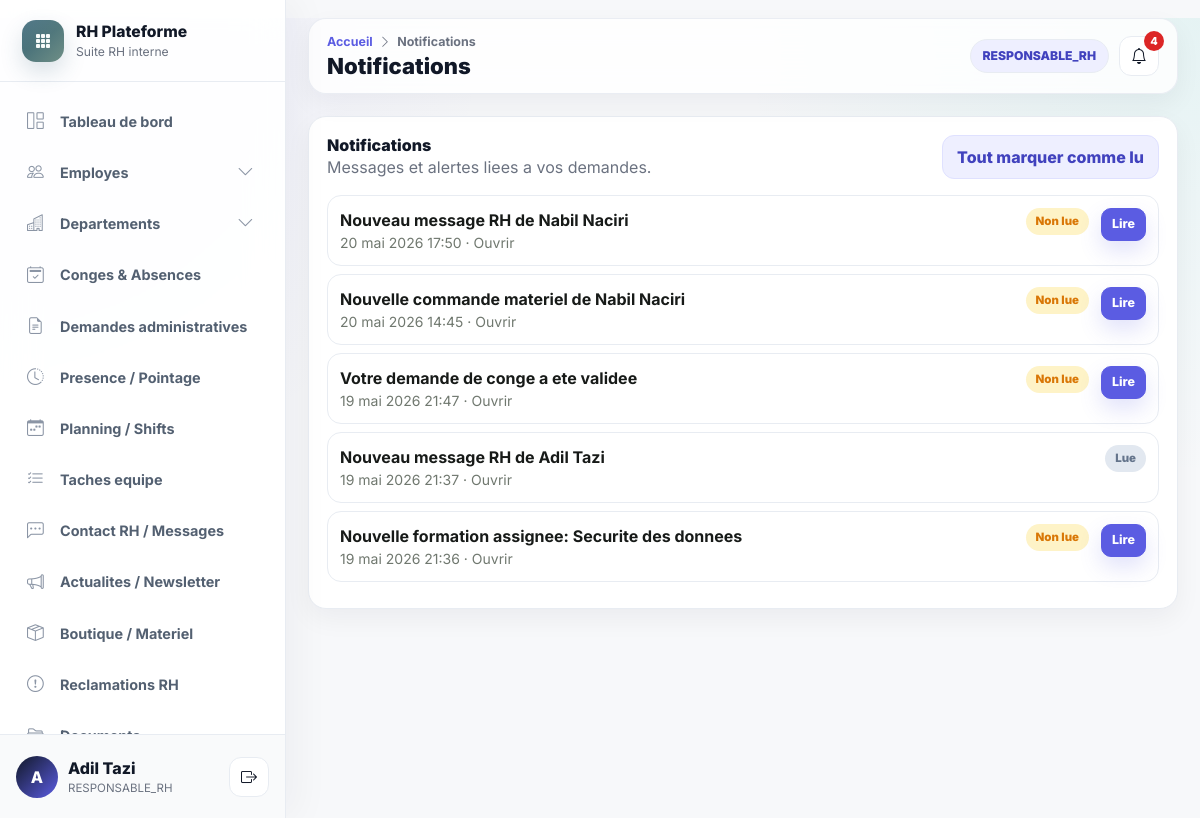
The app's page /notifications (signed in) with its own data.
### accounts/models.py (models this page shows, shortened)
class UtilisateurProfile(models.Model):
    user = models.OneToOneField(settings.AUTH_USER_MODEL, on_delete=models.CASCADE, related_name="profile")
    role = models.CharField(max_length=40, choices=Role.choices)
    actif = models.BooleanField(default=True)
    employe = models.OneToOneField(
        "hr.Employe",
        on_delete=models.SET_NULL,
        null=True,
        blank=True,
        related_name="utilisateur_profile",
    )
    class Meta:
        verbose_name = "Utilisateur"
        verbose_name_plural = "Utilisateurs"

### hr/models.py (models this page shows, shortened)
class Employe(models.Model):
    matricule = models.CharField(max_length=100, unique=True)
    nom = models.CharField(max_length=255)
    prenom = models.CharField(max_length=255)
    email = models.EmailField()
    telephone = models.CharField(max_length=80, blank=True)
    date_naissance = models.DateField(null=True, blank=True)
    date_embauche = models.DateField()
    adresse = models.TextField(blank=True)
    photo = models.ImageField(upload_to="uploads/photos/", null=True, blank=True)
    departement = models.ForeignKey(Departement, on_delete=models.SET_NULL, null=True, blank=True, related_name="employes")
    service = models.ForeignKey(Service, on_delete=models.SET_NULL, null=True, blank=True, related_name="employes")
    poste = models.ForeignKey(Poste, on_delete=models.SET_NULL, null=True, blank=True, related_name="employes")
    responsable = models.ForeignKey("self", on_delete=models.SET_NULL, null=True, blank=True, related_name="collaborateurs")
    localisation = models.CharField(max_length=255, blank=True, default="Casablanca")
    actif = models.BooleanField(default=True)
    created_at = models.DateTimeField(auto_now_add=True)
    updated_at = models.DateTimeField(auto_now=True)
    class Meta:
        ordering = ["nom", "prenom"]
    @property
    def nom_complet(self):
        return f"{self.prenom or ''} {self.nom or ''}".strip()

class Notification(models.Model):
    message = models.TextField()
    date_envoi = models.DateTimeField(default=timezone.now)
    lue = models.BooleanField(default=False)
    destinataire = models.ForeignKey("accounts.UtilisateurProfile", on_delete=models.CASCADE, related_name="notifications")
    lien = models.CharField(max_length=255, blank=True)
    created_at = models.DateTimeField(auto_now_add=True)
    updated_at = models.DateTimeField(auto_now=True)
    class Meta:
        ordering = ["-date_envoi"]

### hr/views.py (the view)
# urls.py: path("notifications", views.notifications_list, name="notifications_list"),
@login_required
def notifications_list(request):
    user_profile = profile(request)
    notifications = user_profile.notifications.all() if user_profile else Notification.objects.none()
    return render(request, "notifications/list.html", {"page_title": "Notifications", "notifications": notifications})

### hr/views.py (called while the page is built)
def profile(request):
    return getattr(request.user, "profile", None)

### templates/notifications/list.html
{% extends "base.html" %}
{% block content %}
<div class="panel">
    <div class="panel-header">
        <div><h3>Notifications</h3><p class="mb-0">Messages et alertes liees a vos demandes.</p></div>
        <form method="post" action="{% url 'notifications_read_all' %}">{% csrf_token %}<button class="btn btn-outline-secondary">Tout marquer comme lu</button></form>
    </div>
    {% for notification in notifications %}
        <div class="request-item mb-2">
            <div><strong>{{ notification.message }}</strong><small>{{ notification.date_envoi }}{% if notification.lien %} · <a href="{{ notification.lien }}">Ouvrir</a>{% endif %}</small></div>
            {% if notification.lue %}<span class="status-badge status-CLOTUREE">Lue</span>{% else %}<span class="status-badge status-EN_ATTENTE">Non lue</span>{% endif %}
            {% if not notification.lue %}<form method="post" action="{% url 'notification_read' notification.id %}">{% csrf_token %}<button class="btn btn-sm btn-accent">Lire</button></form>{% endif %}
        </div>
    {% empty %}<div class="empty-state">Aucune notification.</div>{% endfor %}
</div>
{% endblock %}

### templates/base.html (shortened to what this page needs)
{% load static message_tags %}
<!DOCTYPE html>
<html lang="fr">
<head>
    <link href="https://cdn.jsdelivr.net/npm/bootstrap@5.3.3/dist/css/bootstrap.min.css" rel="stylesheet">
    <link href="https://cdn.jsdelivr.net/npm/bootstrap-icons@1.11.3/font/bootstrap-icons.css" rel="stylesheet">
    <link rel="stylesheet" href="{% static 'css/main.css' %}?v=premium-rh-saas-1">
</head>
<body class="app-body">
<div class="app-shell">
    <aside id="sidebar" class="app-sidebar">
        <div class="sidebar-brand">
            <div class="brand-mark"><i class="bi bi-grid-3x3-gap-fill"></i></div>
            <div class="brand-copy">
                <div class="brand-title">RH Plateforme</div>
                <div class="brand-subtitle">Suite RH interne</div>
            </div>
        </div>
        <nav class="sidebar-nav" aria-label="Navigation principale">
            <a href="{% url 'dashboard' %}" class="sidebar-item nav-link" data-route="/dashboard"><i class="bi bi-grid-1x2"></i><span>Tableau de bord</span></a>
            <div class="sidebar-group" data-group-route="/employes">
                <button class="sidebar-item sidebar-parent nav-link {% if nav_module == 'employes' %}active{% endif %}" type="button" data-bs-toggle="collapse" data-bs-target="#menuEmployes" aria-expanded="{% if nav_module == 'employes' %}true{% else %}false{% endif %}">
                    <i class="bi bi-people"></i><span>Employes</span><i class="bi bi-chevron-down ms-auto"></i>
                </button>
            </div>
            {% if utilisateur_connecte.role == "ADMIN" or utilisateur_connecte.role == "RESPONSABLE_RH" %}
                <div class="sidebar-group" data-group-route="/departements">
                    <button class="sidebar-item sidebar-parent nav-link {% if nav_module == 'departements' %}active{% endif %}" type="button" data-bs-toggle="collapse" data-bs-target="#menuDepartements" aria-expanded="{% if nav_module == 'departements' %}true{% else %}false{% endif %}">
                        <i class="bi bi-buildings"></i><span>Departements</span><i class="bi bi-chevron-down ms-auto"></i>
                    </button>
                </div>
            {% endif %}
            <a href="{% url 'conges_list' %}" class="sidebar-item nav-link" data-route="/conges"><i class="bi bi-calendar2-check"></i><span>Conges & Absences</span></a>
            <a href="{% url 'demandes_list' %}" class="sidebar-item nav-link" data-route="/demandes"><i class="bi bi-file-earmark-text"></i><span>Demandes administratives</span></a>
            <a href="{% url 'attendance' %}" class="sidebar-item nav-link" data-route="/pointage"><i class="bi bi-clock-history"></i><span>Presence / Pointage</span></a>
            <a href="{% url 'planning' %}" class="sidebar-item nav-link" data-route="/planning"><i class="bi bi-calendar-week"></i><span>Planning / Shifts</span></a>
            <a href="{% url 'team_tasks' %}" class="sidebar-item nav-link" data-route="/taches"><i class="bi bi-list-check"></i><span>Taches equipe</span></a>
            <a href="{% url 'rh_messages' %}" class="sidebar-item nav-link" data-route="/messages-rh"><i class="bi bi-chat-left-dots"></i><span>Contact RH / Messages</span></a>
            <a href="{% url 'news_list' %}" class="sidebar-item nav-link" data-route="/actualites"><i class="bi bi-megaphone"></i><span>Actualites / Newsletter</span></a>
            <a href="{% url 'shop' %}" class="sidebar-item nav-link" data-route="/boutique"><i class="bi bi-box-seam"></i><span>Boutique / Materiel</span></a>
            <a href="{% url 'reclamations' %}" class="sidebar-item nav-link" data-route="/reclamations"><i class="bi bi-exclamation-circle"></i><span>Reclamations RH</span></a>
            <a href="{% url 'documents_list' %}" class="sidebar-item nav-link" data-route="/documents"><i class="bi bi-folder2-open"></i><span>Documents</span></a>
        </nav>
        <div class="sidebar-user">
            <div class="user-avatar"><span>{{ utilisateur_connecte.employe.prenom|first|default:"U" }}</span></div>
            <div class="user-meta">
                <div class="user-name">{{ utilisateur_connecte.employe.nom_complet|default:"Utilisateur" }}</div>
                <div class="user-role">{{ utilisateur_connecte.role|default:"Session" }}</div>
            </div>
            <form action="{% url 'logout' %}" method="post" class="ms-auto">
                <button type="submit" class="btn btn-rh-icon" title="Se deconnecter"><i class="bi bi-box-arrow-right"></i></button>
            </form>
        </div>
    </aside>
    <main id="main-content" class="app-main">
        <nav class="app-topbar">
            <div class="page-header">
                <div class="breadcrumb-line">
                    <a href="{% url 'dashboard' %}">Accueil</a>
                    <i class="bi bi-chevron-right"></i>
                    <span>{{ page_title|default:"Page" }}</span>
                </div>
                <h1 class="page-title">{{ page_title|default:"Page" }}</h1>
            </div>
            <div class="topbar-actions">
                <span class="role-pill">{{ utilisateur_connecte.role|default:"Utilisateur" }}</span>
                <a href="{% url 'notifications_list' %}" class="btn btn-rh-icon position-relative" title="Notifications">
                    <i class="bi bi-bell"></i>
                    {% if notifications_non_lues > 0 %}<span class="topbar-badge">{{ notifications_non_lues }}</span>{% endif %}
                </a>
            </div>
        </nav>
        <div class="app-content">
            {% block content %}{% endblock %}
        </div>
    </main>
</div>
</body>
</html>

### records on screen
UtilisateurProfile: employe.prenom|first "A", employe.nom_complet "Adil Tazi", role "RESPONSABLE_RH"
Notification: message "Nouveau message RH de Nabil Naciri", date_envoi "20 mai 2026 17:50", lue "Non lue"
Notification: message "Nouvelle commande materiel de Nabil Naciri", date_envoi "20 mai 2026 14:45", lue "Non lue"
Notification: message "Votre demande de conge a ete validee", date_envoi "19 mai 2026 21:47", lue "Non lue"
Notification: message "Nouveau message RH de Adil Tazi", date_envoi "19 mai 2026 21:37", lue "Lue"
Notification: message "Nouvelle formation assignee: Securite des donnees", date_envoi "19 mai 2026 21:36", lue "Non lue"

### other values on screen
{{ page_title|default:"Page" }} "Notifications"
{{ notifications_non_lues }} "4"
